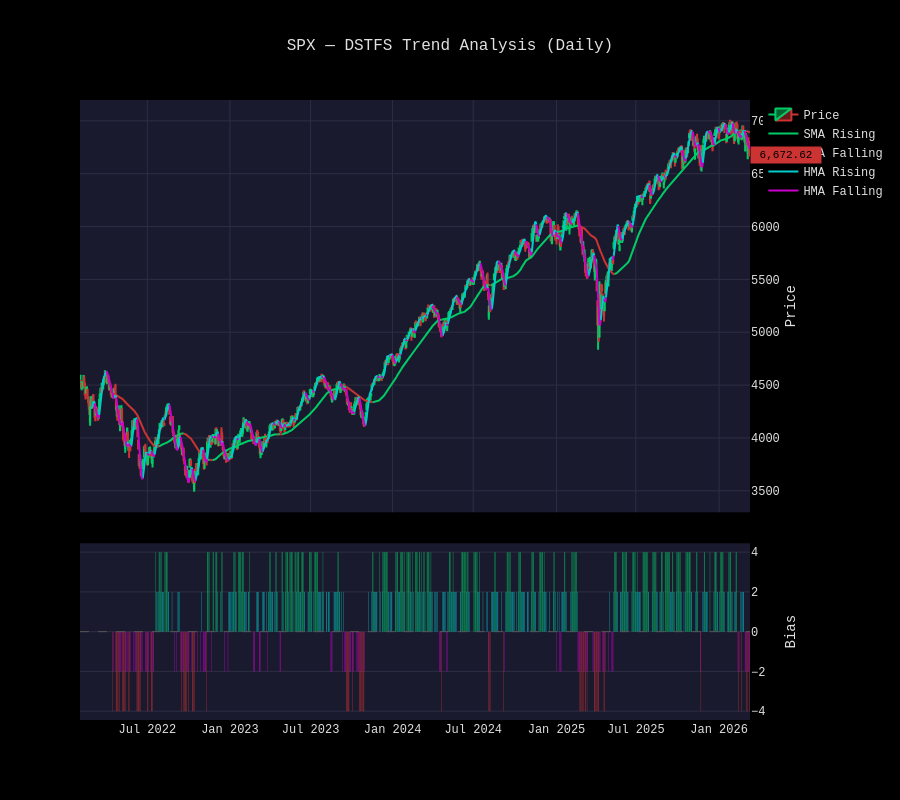

Write notebook code for a chart like this one.
### Markdown cell above
## 3. DSTFS Candlestick Chart

Two-panel Bloomberg-themed chart:
- **Top**: Candlestick with color-segmented SMA (green/red) and HMA (teal/fuchsia)
- **Bottom**: Bias histogram colored by signal strength

### Code cell
from options_analyzer.visualization.indicator_charts import plot_dstfs_candlestick

fig = plot_dstfs_candlestick(
    result,
    opens=candles.opens,
    highs=candles.highs,
    lows=candles.lows,
    timestamps=candles.timestamps,
    title=f"{UNDERLYING} — DSTFS Trend Analysis (Daily)",
)
fig.update_layout(height=800)
fig.show()

### Figure 1 — Plotly figure (JSON) as saved in the notebook; plotly's stock layout.template omitted (floating-point values rounded to 4 significant figures; data arrays with more than 128 entries replaced by an {"elided": "..."} marker saying what was removed)
{"data": [{"close": {"elided": "1030 float values"}, "decreasing": {"line": {"color": "#cc3333"}}, "high": {"elided": "1030 float values"}, "increasing": {"line": {"color": "#00cc66"}}, "low": {"elided": "1030 float values"}, "name": "Price", "open": {"elided": "1030 float values"}, "type": "candlestick", "x": {"elided": "1030 str values"}, "xaxis": "x", "yaxis": "y"}, {"connectgaps": false, "line": {"color": "#00cc66", "width": 2}, "mode": "lines", "name": "SMA Rising", "type": "scatter", "x": {"elided": "1030 str values"}, "xaxis": "x", "y": {"elided": "1030 float values"}, "yaxis": "y"}, {"connectgaps": false, "line": {"color": "#cc3333", "width": 2}, "mode": "lines", "name": "SMA Falling", "type": "scatter", "x": {"elided": "1030 str values"}, "xaxis": "x", "y": {"elided": "1030 float values"}, "yaxis": "y"}, {"connectgaps": false, "line": {"color": "#00cccc", "width": 2}, "mode": "lines", "name": "HMA Rising", "type": "scatter", "x": {"elided": "1030 str values"}, "xaxis": "x", "y": {"elided": "1030 float values"}, "yaxis": "y"}, {"connectgaps": false, "line": {"color": "#cc00cc", "width": 2}, "mode": "lines", "name": "HMA Falling", "type": "scatter", "x": {"elided": "1030 str values"}, "xaxis": "x", "y": {"elided": "1030 float values"}, "yaxis": "y"}, {"marker": {"color": {"elided": "1030 str values"}, "opacity": {"elided": "1030 int values"}}, "name": "Bias", "showlegend": false, "type": "bar", "x": {"elided": "1030 str values"}, "xaxis": "x2", "y": {"elided": "1030 float values"}, "yaxis": "y2"}], "layout": {"annotations": [{"bgcolor": "#cc3333", "borderpad": 2, "font": {"color": "#000000", "size": 11}, "showarrow": false, "text": " 6,672.62 ", "x": 1, "xanchor": "left", "xref": "paper", "y": 6673.0, "yref": "y"}], "bargap": 0.5, "height": 800, "shapes": [{"line": {"color": "#555555", "dash": "dash", "width": 1}, "type": "line", "x0": 0, "x1": 1, "xref": "paper", "y0": 0, "y1": 0, "yref": "y2"}], "showlegend": true, "title": {"text": "SPX — DSTFS Trend Analysis (Daily)"}, "xaxis": {"anchor": "y", "domain": [0, 1], "matches": "x2", "rangebreaks": [{"bounds": ["sat", "mon"]}, {"values": ["2022-02-21", "2022-04-15", "2022-05-30", "2022-06-20", "2022-07-04", "2022-09-05", "2022-11-24", "2022-12-26", "2023-01-02", "2023-01-16", "2023-02-20", "2023-04-07", "2023-05-29", "2023-06-19", "2023-07-04", "2023-09-04", "2023-11-23", "2023-12-25", "2024-01-01", "2024-01-15", "2024-02-19", "2024-03-29", "2024-05-27", "2024-06-19", "2024-07-04", "2024-09-02", "2024-11-28", "2024-12-25", "2025-01-01", "2025-01-09", "2025-01-20", "2025-02-17", "2025-04-18", "2025-05-26", "2025-06-19", "2025-07-04", "2025-09-01", "2025-11-27", "2025-12-25", "2026-01-01", "2026-01-19", "2026-02-16"]}], "rangeslider": {"visible": false}, "showticklabels": false}, "xaxis2": {"anchor": "y2", "domain": [0, 1], "rangebreaks": [{"bounds": ["sat", "mon"]}, {"values": ["2022-02-21", "2022-04-15", "2022-05-30", "2022-06-20", "2022-07-04", "2022-09-05", "2022-11-24", "2022-12-26", "2023-01-02", "2023-01-16", "2023-02-20", "2023-04-07", "2023-05-29", "2023-06-19", "2023-07-04", "2023-09-04", "2023-11-23", "2023-12-25", "2024-01-01", "2024-01-15", "2024-02-19", "2024-03-29", "2024-05-27", "2024-06-19", "2024-07-04", "2024-09-02", "2024-11-28", "2024-12-25", "2025-01-01", "2025-01-09", "2025-01-20", "2025-02-17", "2025-04-18", "2025-05-26", "2025-06-19", "2025-07-04", "2025-09-01", "2025-11-27", "2025-12-25", "2026-01-01", "2026-01-19", "2026-02-16"]}]}, "yaxis": {"anchor": "x", "domain": [0.335, 1.0], "side": "right", "title": {"text": "Price"}}, "yaxis2": {"anchor": "x2", "domain": [0, 0.285], "side": "right", "title": {"text": "Bias"}, "zeroline": false}}}
